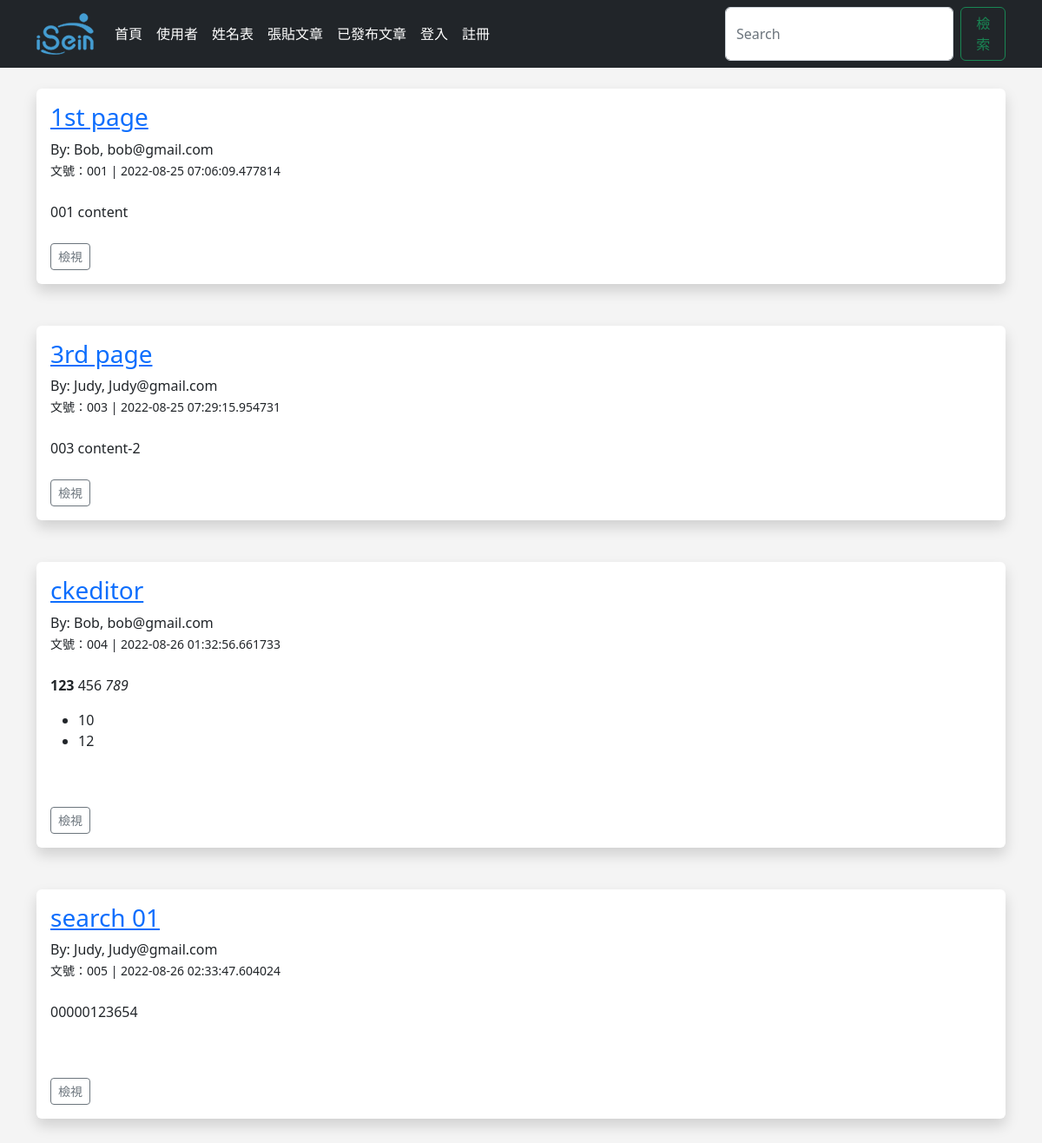
The page /posts on the database its author committed.
### app.py (models this page shows, shortened)
class Posts(db.Model):
    id = db.Column(db.Integer, primary_key=True)
    title = db.Column(db.String(255))
    content = db.Column(db.Text)
    date_posted = db.Column(db.DateTime, default=datetime.utcnow)
    slug = db.Column(db.String(255))
    poster_id = db.Column(db.Integer, db.ForeignKey('users.id'))

class Users(db.Model, UserMixin):
    id = db.Column(db.Integer, primary_key=True)
    username = db.Column(db.String(20), nullable=False)
    name = db.Column(db.String(200), nullable=False)
    email = db.Column(db.String(200), nullable=False, unique=True)
    favorite_color = db.Column(db.String(120))
    about_author = db.Column(db.Text())
    password_hash = db.Column(db.String(128))
    date_added = db.Column(db.DateTime, default=datetime.utcnow)
    posts = db.relationship('Posts', backref="poster")
    profile_pic = db.Column(db.String(256))
    @property
    def password(self):
        raise AttributeError("哈希屬性不可讀取！")

### app.py (the view)
@app.route('/posts')
def posts():
    posts = Posts.query.order_by(Posts.date_posted)
    return render_template('posts.html', posts=posts)

### webforms.py
class SearchForm(FlaskForm):
    searched = StringField('Searched', validators=[DataRequired()])
    submit = SubmitField("確認")

### app.py (called while the page is built)
@app.context_processor
def base():
    form = SearchForm()
    return dict(form=form)

### templates/posts.html (shortened to what this page needs)
{% extends 'base.html' %}
{% block content %}
    {% for post in posts %}
        <div class="shadow p-3 mb-5 bg-body rounded">
            <h3><a href="{{ url_for('post', id=post.id)}}">{{ post.title }}</a></h3>
            By: {{ post.poster.name }}, {{ post.poster.email }}<br/>
            <small>文號：{{ post.slug }} | {{ post.date_posted }}</small><br/>
            <br/>
            {{ post.content|safe }}<br/>
            <br/>
            <a href="{{ url_for('post', id=post.id)}}" class="btn btn-outline-secondary btn-sm">檢視</a>
        </div>
    {% endfor %}
{% endblock %}

### templates/base.html (shortened to what this page needs)
<!doctype html>
<html lang="en">
  <head>
    <link href="https://cdn.jsdelivr.net/npm/bootstrap@5.2.0/dist/css/bootstrap.min.css" rel="stylesheet">
    <link href="{{ url_for('static', filename='css/style.css') }}" rel="stylesheet">
  </head>
  <body>
    {% include 'navbar.html' %}
    <br/>
    <div class='container'>
      {% block content %}
      {% endblock %}
    </div>
  </body>
</html>

### templates/navbar.html (shortened to what this page needs)
<nav class="navbar navbar-expand-lg navbar-dark bg-dark">
    <div class="container">
      <a class="navbar-brand" href="{{ url_for('index') }}"><img src="static\images\16652396955207.png"></a>
      <div class="collapse navbar-collapse" id="navbarSupportedContent">
        <ul class="navbar-nav me-auto mb-2 mb-lg-0">
          <li class="nav-item">
            <a class="nav-link active" aria-current="page" href="{{ url_for('index') }}">首頁</a>
          </li>
          <li class="nav-item">
            <a class="nav-link active" aria-current="page" href="{{ url_for('user') }}">使用者</a>
          </li>
          <li class="nav-item">
            <a class="nav-link active" aria-current="page" href="{{ url_for('name') }}">姓名表</a>
          </li>
          <li class="nav-item">
            <a class="nav-link active" aria-current="page" href="{{ url_for('add_post') }}">張貼文章</a>
          </li>
          <li class="nav-item">
            <a class="nav-link active" aria-current="page" href="{{ url_for('posts') }}">已發布文章</a>
          </li>
          {% if current_user.is_authenticated %}
            <li class="nav-item">
              <a class="nav-link" href="{{ url_for('dashboard') }}">個人資訊</a>
            </li>
            {% if current_user.id == 1%}
              <li class="nav-item">
                <a class="nav-link" href="{{ url_for('admin') }}">管理者後台</a>
              </li>
            {% endif %}
            <li class="nav-item">
              <a class="nav-link" href="{{ url_for('logout') }}">登出</a>
            </li>
          {% else %}
            <li class="nav-item">
              <a class="nav-link active" aria-current="page" href="{{ url_for('login') }}">登入</a>
            </li>
            <li class="nav-item">
              <a class="nav-link active" aria-current="page" href="{{ url_for('add_user') }}">註冊</a>
            </li>
          {% endif %}
        </ul>
        <form method='POST' action='{{ url_for("search") }}' class="d-flex" role="search">
          <input class="form-control me-2" type="search" placeholder="Search" aria-label="Search" name="searched">
          <button class="btn btn-outline-success" type="submit">檢索</button>
        </form>
      </div>
    </div>
</nav>

### static/css/style.css (style rules this page uses)
body { background: #f4f4f4f0; }

### rows shown on the page
Posts: title "1st page", poster.name "Bob", poster.email "bob@gmail.com", slug "001", date_posted "2022-08-25 07:06:09.477814", content "001 content"
Posts: title "3rd page", poster.name "Judy", poster.email "Judy@gmail.com", slug "003", date_posted "2022-08-25 07:29:15.954731", content "003 content-2"
Posts: title "ckeditor", poster.name "Bob", poster.email "bob@gmail.com", slug "004", date_posted "2022-08-26 01:32:56.661733", content "123 456 789 10 12"
Posts: title "search 01", poster.name "Judy", poster.email "Judy@gmail.com", slug "005", date_posted "2022-08-26 02:33:47.604024", content "00000123654"
